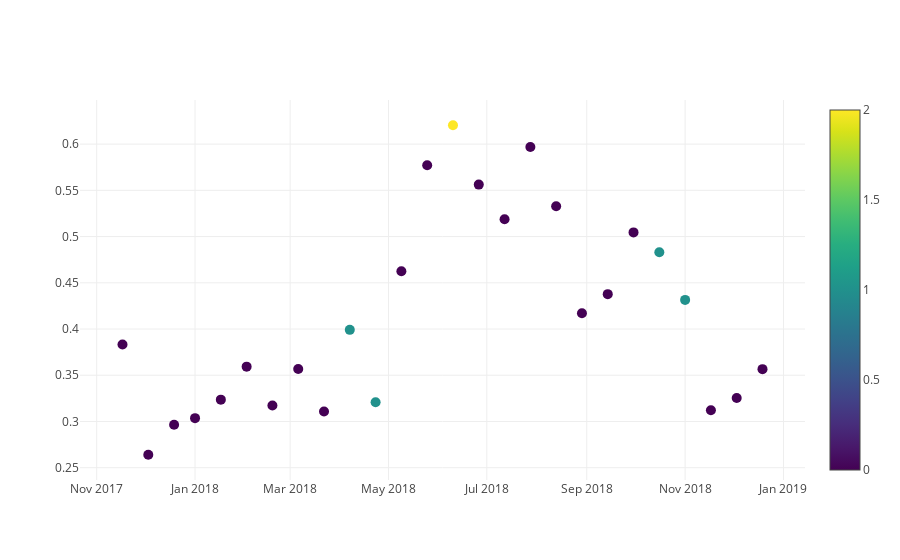

Notebook code cell kept with this figure:
### Code cell
iplot([data], filename = 'Styled Scatter')

### Figure 1 — Plotly figure (JSON) as saved in the notebook; plotly's stock layout.template omitted (floating-point values rounded to 4 significant figures)
{"data": [{"marker": {"color": [0, 0, 0, 0, 0, 0, 0, 0, 0, 1, 1, 0, 0, 2, 0, 0, 0, 0, 0, 0, 0, 1, 1, 0, 0, 0], "colorscale": "Viridis", "showscale": true, "size": 10}, "mode": "markers", "name": "EVI", "text": ["VI produced with good quality", "VI produced with good quality", "VI produced with good quality", "VI produced with good quality", "VI produced with good quality", "VI produced with good quality", "VI produced with good quality", "VI produced with good quality", "VI produced with good quality", "VI produced, but check other QA", "VI produced, but check other QA", "VI produced with good quality", "VI produced with good quality", "Pixel produced, but most probably cloudy", "VI produced with good quality", "VI produced with good quality", "VI produced with good quality", "VI produced with good quality", "VI produced with good quality", "VI produced with good quality", "VI produced with good quality", "VI produced, but check other QA", "VI produced, but check other QA", "VI produced with good quality", "VI produced with good quality", "VI produced with good quality"], "type": "scatter", "uid": "76345753-d87a-4b0a-82b0-7419736342a7", "x": ["2017-11-17", "2017-12-03", "2017-12-19", "2018-01-01", "2018-01-17", "2018-02-02", "2018-02-18", "2018-03-06", "2018-03-22", "2018-04-07", "2018-04-23", "2018-05-09", "2018-05-25", "2018-06-10", "2018-06-26", "2018-07-12", "2018-07-28", "2018-08-13", "2018-08-29", "2018-09-14", "2018-09-30", "2018-10-16", "2018-11-01", "2018-11-17", "2018-12-03", "2018-12-19"], "y": [0.3832, 0.264, 0.2965, 0.3036, 0.3236, 0.3593, 0.3172, 0.3567, 0.3108, 0.3991, 0.3208, 0.4625, 0.5771, 0.6204, 0.5562, 0.5188, 0.5969, 0.5327, 0.417, 0.4377, 0.5045, 0.483, 0.4315, 0.3122, 0.3254, 0.3566]}], "layout": {}}
